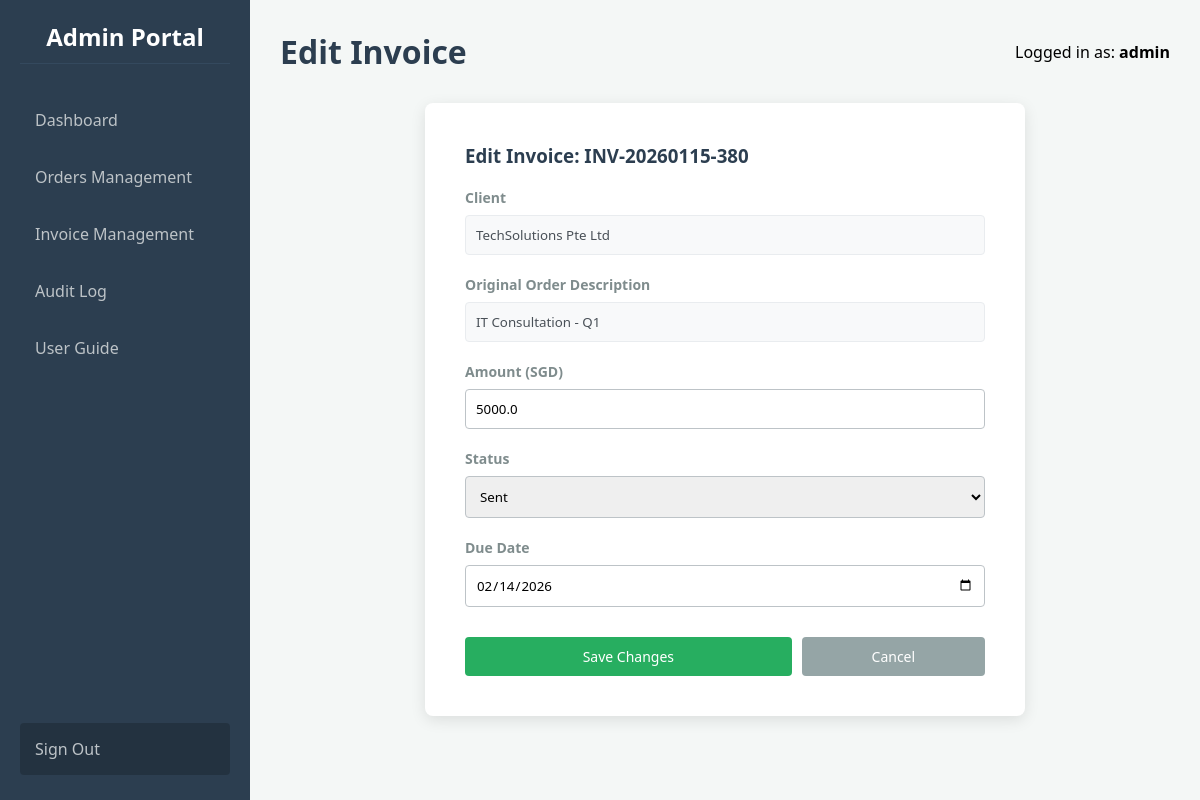
Page /invoices/edit/2 (signed in) on the earlier database version.
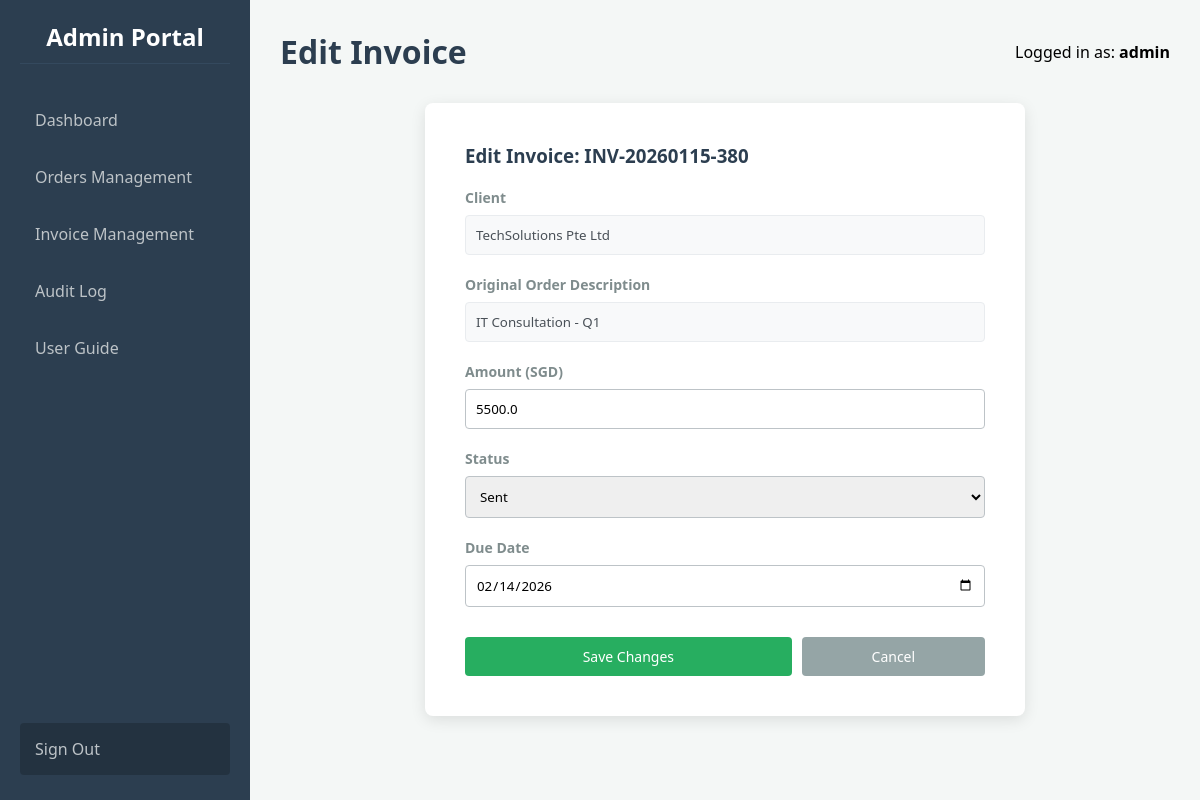
Same page on the later database version.
### app.py (models this page shows)
class Invoice(db.Model):
    id = db.Column(db.Integer, primary_key=True)
    invoice_code = db.Column(db.String(50), unique=True, nullable=False)
    order_id = db.Column(db.Integer, db.ForeignKey('order.id'))
    client_id = db.Column(db.Integer, db.ForeignKey('client.id'), nullable=False)
    amount = db.Column(db.Float, nullable=False)
    status = db.Column(db.String(50), default='Draft')
    date_created = db.Column(db.DateTime, default=datetime.utcnow)
    date_due = db.Column(db.DateTime)
    client = db.relationship('Client', backref=db.backref('invoices', lazy=True))
    order = db.relationship('Order', backref=db.backref('invoice', uselist=False))

### app.py (the view, shortened to what this page needs)
@app.route('/invoices/edit/<int:invoice_id>', methods=['GET', 'POST'])
def edit_invoice(invoice_id):
    if 'user_id' not in session: return redirect(url_for('login'))
    invoice = Invoice.query.get_or_404(invoice_id)
    return render_template('edit_invoice.html', invoice=invoice)

### templates/edit_invoice.html (shortened to what this page needs)
{% extends "base.html" %}
{% block header %}Edit Invoice{% endblock %}
{% block content %}
    <div class="review-box">
        <h3 style="margin-bottom: 20px; color: #2c3e50;">Edit Invoice: {{ invoice.invoice_code }}</h3>
        <form method="POST">
            <div class="form-row">
                <label>Client</label>
                <input type="text" class="readonly" value="{{ invoice.client.name }}" readonly>
            </div>
            <div class="form-row">
                <label>Original Order Description</label>
                <input type="text" class="readonly" value="{{ invoice.order.description }}" readonly>
            </div>
            <div class="form-row">
                <label>Amount (SGD)</label>
                <input type="number" step="0.01" name="amount" value="{{ invoice.amount }}" required style="width: 100%; padding: 10px; border: 1px solid #bdc3c7; border-radius: 4px;">
            </div>
            <div class="form-row">
                <label>Status</label>
                <select name="status" style="width: 100%; padding: 10px;">
                    <option value="Sent" {% if invoice.status == 'Sent' %}selected{% endif %}>Sent</option>
                </select>
            </div>
            <div class="form-row">
                <label>Due Date</label>
                <input type="date" name="date_due" value="{{ invoice.date_due.strftime('%Y-%m-%d') }}" required style="width: 100%; padding: 10px; border: 1px solid #bdc3c7; border-radius: 4px;">
            </div>
            <div class="form-actions">
                <button type="submit" class="btn btn-success" style="flex: 2;">Save Changes</button>
                <a href="{{ url_for('view_invoice', invoice_id=invoice.id) }}" class="btn btn-secondary" style="flex: 1; text-align: center;">Cancel</a>
            </div>
        </form>
    </div>
{% endblock %}

Differences in the rows shown:
changed Invoice "INV-20260115-380": amount "5000.0" → "5500.0"
